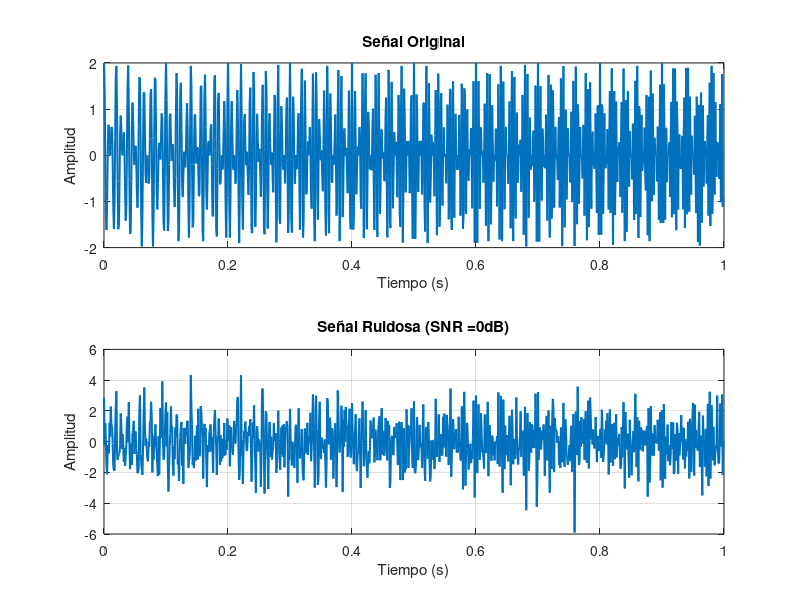
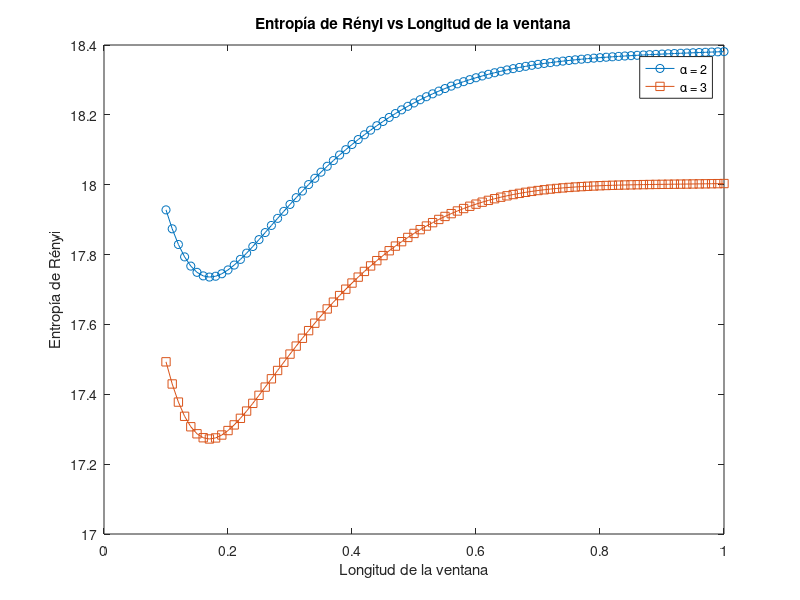
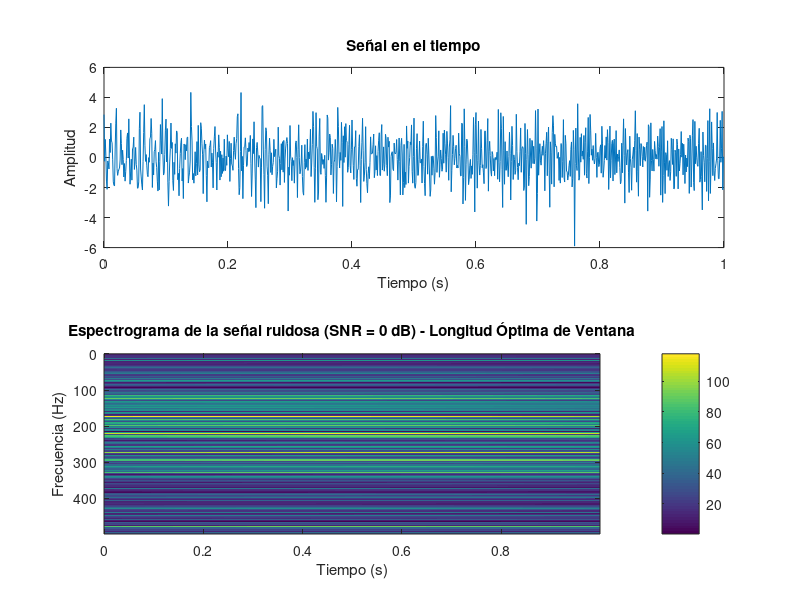
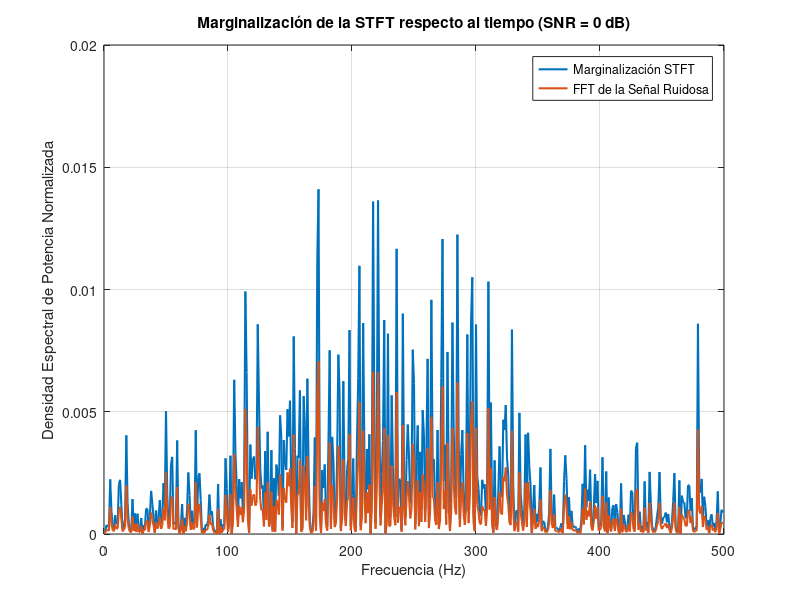

These charts were generated, in order, by the following MATLAB code:
Fs = 1000;                  % Frecuencia de muestreo
Ts = 1/Fs;                  % Intervalo de muestreo
t = 0:Ts:1-Ts;              % Vector de tiempo
N = length(t);              % Longitud de la señal
k = 200;                    % Parámetro de la ventana gaussiana
len = 0.1:0.01:1;           % Diferentes longitudes de la ventana
sigma = 18 ./ len.^2;       % Parámetro sigma para cada longitud de ventana
f1 = 100;                   % Frecuencia de la primera señal
f2 = 150;                   % Frecuencia de la segunda señal
alpha1 = 2;                 % Parámetro alpha para la entropía de Rényi (caso 1)
alpha2 = 3;                 % Parámetro alpha para la entropía de Rényi (caso 2)

% x1 = cos(2*pi*f1*t);                  % Primera señal
% x2 = cos(2*pi*f2*t);                  % Segunda señal
x1 = cos(2*pi*100*t + 2*pi*100*t.^2);
x2 = cos(2*pi*150*t + 2*pi*100*t.^2);
x = x1 + x2;                          % Señal combinada

P_signal = mean(x.^2);                % Potencia de la señal original
% Escalar el ruido para diferentes SNR
% Escalar el ruido para diferentes SNR
SNR_values = [0, -5, -10];            % Valores de SNR en dB
ruido_gaussiano = zeros(size(x));     % Inicializar el ruido
x_ruido = zeros(length(SNR_values), length(x));  % Inicializar matriz para las señales ruidosas

for idx = 1:length(SNR_values)
    snr_db = SNR_values(idx);          % Obtener el valor de SNR actual
    
    % Calcular la potencia del ruido deseada
    P_noise = P_signal / 10^(snr_db / 10);
    
    % Generar ruido gaussiano con la potencia deseada
    ruido_gaussiano = sqrt(P_noise) * randn(size(x));  % Escalar el ruido
    
    % Añadir ruido a la señal y almacenar en la columna correspondiente
    x_ruido(idx, :) = x + ruido_gaussiano;  % Transponer para que cada columna corresponda a una señal ruidosa
    P_noise = mean(ruido_gaussiano.^2);  % Potencia del ruido
    SNR = 10 * log10(P_signal / P_noise);

    % Mostrar el valor de la SNR (debería ser cercano a 0 dB)
    disp(['Relación señal-ruido (SNR): ', num2str(SNR), ' dB']);
end


% Parámetros para la STFT
STFT = zeros(N, N);                    % Matriz para almacenar el resultado de la STFT

% Inicialización de los vectores para almacenar la entropía de Rényi
renyi_alpha1 = zeros(1, length(len)); 
renyi_alpha2 = zeros(1, length(len)); 
for u = 1:length(SNR_values)
    for l = 1:length(len)
        for n = 1:N
            a = n / Fs;                           % Desplazamiento de la ventana
            g = exp(-sigma(l) * (t - a).^2);      % Ventana gaussiana
            x_v = x_ruido(u,:);
            x_v = x_v .* g;                         % Multiplicación de la señal por la ventana
            x_v_f = fftshift(fft(x_v)).*exp(1i*2*pi*t/N);           % FFT de la señal segmentada
            STFT(:, n) = x_v_f;                   % Almacenar en la matriz de STFT
        end

        % Cálculo del espectrograma
        spec = abs(STFT).^2;                      % Potencia espectral (magnitud al cuadrado)

        % Normalización del espectrograma
        spec_norm = spec ./ sum(sum(spec));         % Normalización para que el espectrograma sea una distribución de probabilidad

        % Cálculo de la entropía de Rényi para alpha = 2
        renyi_alpha1(l) = (1 / (1 - alpha1)) * log2(sum(sum(spec_norm.^alpha1)));

        % Cálculo de la entropía de Rényi para alpha = 3
        renyi_alpha2(l) = (1 / (1 - alpha2)) * log2(sum(sum(spec_norm.^alpha2)));

    end
    
    figure;
    % Subplot para la señal original
    subplot(2, 1, 1);
    plot(t, x, 'LineWidth', 1.5);
    title('Señal Original');
    xlabel('Tiempo (s)');
    ylabel('Amplitud');
    grid on;

    % Subplot para la señal ruidosa con SNR = 0 dB
    subplot(2, 1, 2);
    plot(t, x_ruido(u, :), 'LineWidth', 1.5);
    title(['Señal Ruidosa (SNR =',num2str(SNR_values(u)),'dB)']);
%     title(['Espectrograma de la señal ruidosa (SNR = ', num2str(SNR_values(u)), ' dB) - Longitud Óptima de Ventana']);
    xlabel('Tiempo (s)');
    ylabel('Amplitud');
    grid on;

    % % Subplot para la señal ruidosa con SNR = -5 dB
    % subplot(4, 1, 3);
    % plot(t, x_ruido(2, :), 'LineWidth', 1.5);
    % title('Señal Ruidosa (SNR = -5 dB)');
    % xlabel('Tiempo (s)');
    % ylabel('Amplitud');
    % grid on;
    % 
    % % Subplot para la señal ruidosa con SNR = -10 dB
    % subplot(4, 1, 4);
    % plot(t, x_ruido(3, :), 'LineWidth', 1.5);
    % title('Señal Ruidosa (SNR = -10 dB)');
    % xlabel('Tiempo (s)');
    % ylabel('Amplitud');
    % grid on;

    % Graficar la entropía de Rényi en función de la longitud de la ventana
    figure;
    plot(len, renyi_alpha1, '-o', 'DisplayName', ['α = ', num2str(alpha1)]);
    hold on;
    plot(len, renyi_alpha2, '-s', 'DisplayName', ['α = ', num2str(alpha2)]);
    xlabel('Longitud de la ventana');
    ylabel('Entropía de Rényi');
    title('Entropía de Rényi vs Longitud de la ventana');
    legend show;

    % Encontrar el mínimo global para alpha = 2 y alpha = 3
    [min_renyi1, index_min_renyi1] = min(renyi_alpha1);
    [min_renyi2, index_min_renyi2] = min(renyi_alpha2);

    % Mostrar resultados del mínimo
    disp(['Mínimo global de la entropía de Rényi (α = ', num2str(alpha1), '): ', num2str(min_renyi1), ' en longitud de ventana: ', num2str(len(index_min_renyi1)), 's']);
    disp(['Mínimo global de la entropía de Rényi (α = ', num2str(alpha2), '): ', num2str(min_renyi2), ' en longitud de ventana: ', num2str(len(index_min_renyi2)),'s']);
    longitud_ven = index_min_renyi2;
    sigma_op = 18/longitud_ven^2;
    for n = 1:N
        a = n / Fs;                           % Desplazamiento de la ventana
        g = exp(-sigma_op* (t - a).^2);      % Ventana gaussiana
        x_v = x_ruido(u,:) .* g;                         % Multiplicación de la señal por la ventana
        x_v_f = fftshift(fft(x_v));           % FFT de la señal segmentada
        STFT(:, n) = x_v_f;                   % Almacenar en la matriz de STFT
    end
    k = 0:Fs/N: Fs/2 - Fs/N;                    % Frecuencias positivas

    % Graficar la señal original y su STFT
    figure;
    subplot(2,1,1);
    plot(t, real(x_ruido(u,:)));
    title('Señal en el tiempo');
    xlabel('Tiempo (s)');
    ylabel('Amplitud');
    %hold on;
    %plot(t, g);
    %title('Ventana gaussiana');
    %hold off;

    % Mostrar el espectrograma (STFT en función del tiempo y frecuencia)
    subplot(2,1,2);
    imagesc(t, k, abs(STFT(N/2+1:end,:)));   % Magnitud de la STFT

    % Invertir el eje de frecuencias (frecuencias más altas abajo)
    set(gca, 'YDir', 'reverse');  % Ahora las frecuencias altas estarán abajo

    xlabel('Tiempo (s)');
    ylabel('Frecuencia (Hz)');
    title(['Espectrograma de la señal ruidosa (SNR = ', num2str(SNR_values(u)), ' dB) - Longitud Óptima de Ventana']);
    colorbar;
    
        % Marginalización de la STFT respecto al tiempo
    % Calcular la potencia espectral (espectrograma)
    espectrograma = abs(STFT(N/2+1:end,:)).^2; % Potencia espectral

    % Sumar la potencia espectral a lo largo del tiempo
    marginal = sum(espectrograma, 2); % Sumar a lo largo del tiempo (columnas)

    % Normalizar la marginal
    marginal_normalizada = marginal / sum(marginal); % Normalización para que sea una distribución
    
      % Calcular la FFT de la señal ruidosa
    fft_s = fftshift(fft(x_ruido(u,:)));
    fft_s_norm = abs(fft_s).^2 / sum(abs(fft_s).^2); % Normalizar la FFT

    % Graficar la marginalización
    figure;
    plot(k, marginal_normalizada, 'LineWidth', 1.5, 'DisplayName', 'Marginalización STFT');
    hold on;
    plot(k, fft_s_norm(N/2+1:end), 'LineWidth', 1.5, 'DisplayName', 'FFT de la Señal Ruidosa');
    
    xlabel('Frecuencia (Hz)');
    ylabel('Densidad Espectral de Potencia Normalizada');
    title(['Marginalización de la STFT respecto al tiempo (SNR = ', num2str(SNR_values(u)), ' dB)']);
    grid on;

    % Agregar leyenda para identificar las curvas
    legend show;

    hold off;
    
end